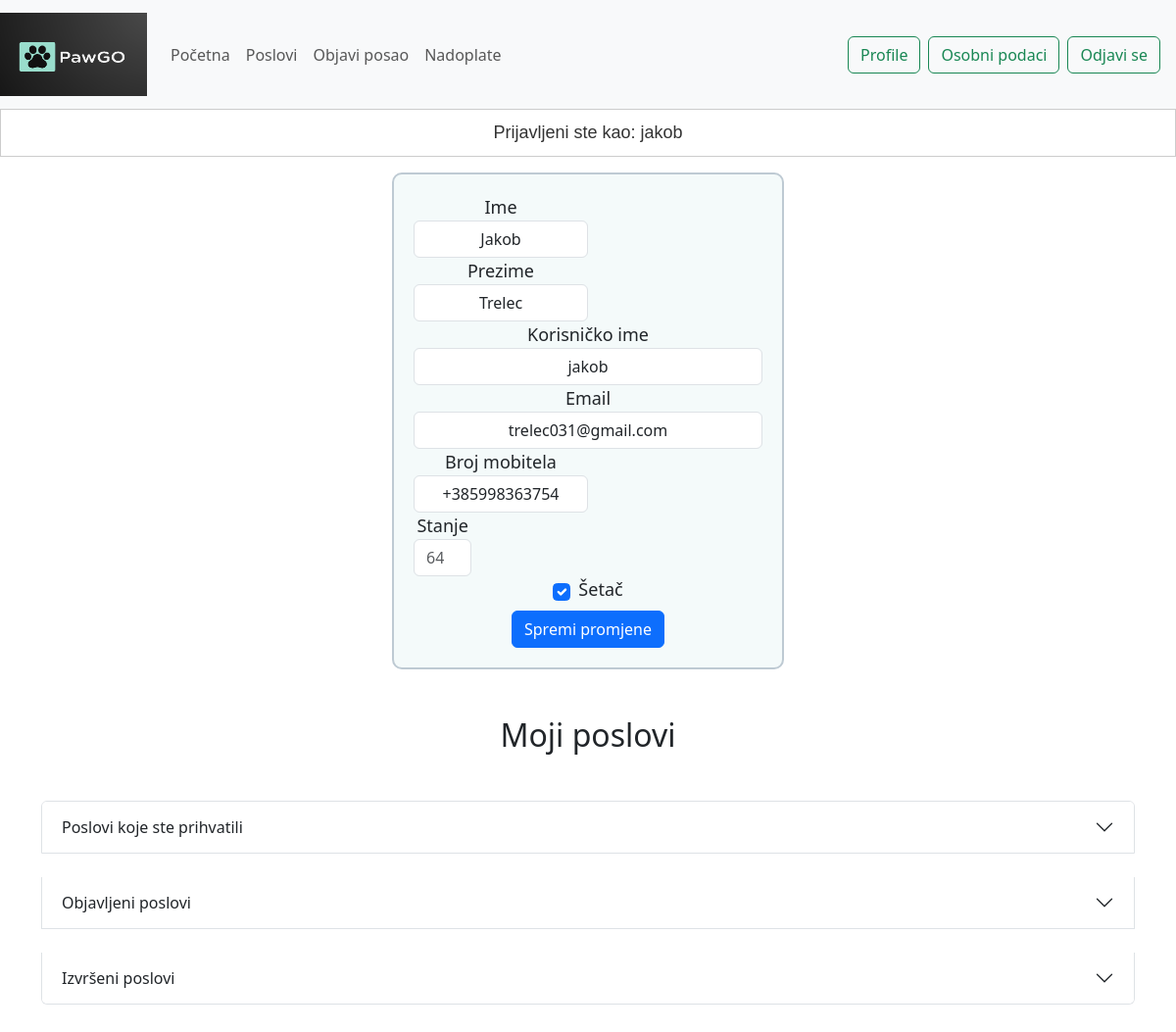
/pawgoapp/dashboard/ (signed in), run on the app's committed database.
### accounts/models.py (models this page shows, shortened)
class CustomUser(AbstractUser):
    phone_number = PhoneNumberField(null=True, blank=True, unique=True)
    is_walker=models.BooleanField(default=False)
    token_balance=MoneyField(max_digits=10, decimal_places=2, default_currency='EUR', default=0)
    used_topups=models.ManyToManyField(TopUp, blank=True)

### pawgoapp/views.py (the view, shortened to what this page needs)
# urls.py: path("dashboard/",views.user_dashboard, name="dashboard"),
@login_required
def user_dashboard(request):
    user=get_object_or_404(CustomUser, username=request.user.username)
    accepted_jobs=Job.objects.filter(accepted=True,walked_by=request.user, state='U tijeku')
    posted_jobs=Job.objects.filter(user=request.user)
    finished_accepted_jobs=Job.objects.filter(walked_by=request.user, state = 'Izvršen')
    finished_posted_jobs=Job.objects.filter(user=request.user,state='Izvršen')
    finished_jobs=list(chain(finished_posted_jobs,finished_accepted_jobs))
    context={
        'user':user,
        'accepted_jobs': accepted_jobs,
        'posted_jobs':posted_jobs,
        'finished_jobs':finished_jobs,
    }
    return render(request,'pawgoapp/user_dashboard.html',context)

### pawgoapp/templates/pawgoapp/user_dashboard.html (shortened to what this page needs)
{% extends 'pawgoapp/base.html' %}
{% block content %}
<div id="dashboard_div">
  <form method="POST" action="{% url 'dashboard' %}">
    <div class="form-row">
      <div class="form-group col-md-6">
        <label for="firstname">Ime</label>
        <input type="text" class="form-control" id="dashboard_input" name="first_name" value="{{ user.first_name }}">
      </div>
      <div class="form-group col-md-6">
        <label for="lastname">Prezime</label>
        <input type="text" class="form-control" id="dashboard_input" name="last_name" value="{{ user.last_name }}">
      </div>
    </div>
    <div class="form-group">
      <label for="username">Korisničko ime</label>
      <input type="text" class="form-control" id="dashboard_input" name="username" value="{{ user.username }}">
    </div>
    <div class="form-group">
      <label for="email">Email</label>
      <input type="email" class="form-control" id="dashboard_input" name="email" value="{{ user.email }}">
    </div>
    <div class="form-row">
      <div class="form-group col-md-6">
        <label for="phone_number">Broj mobitela</label>
        <input type="tel" class="form-control" id="dashboard_input" name="phone_number" value="{{ user.phone_number }}">
      </div>
      <div class="form-group col-md-2">
        <label for="token_balance">Stanje</label>
        <input type="number" class="form-control" id="dashboard_input" name="token_balance" placeholder="{{ user.token_balance }}" readonly>
      </div>
    </div>
    <div class="form-group d-flex justify-content-center">
      <div class="form-check mb-2 d-flex align-items-center">
        <input class="form-check-input me-2" type="checkbox" id="is_walker" name="is_walker"
              {% if user.is_walker %}checked{% endif %}>
        <label class="form-check-label mb-0" for="is_walker">Šetač</label>
      </div>
    </div>
      <button type="submit" class="btn btn-primary">Spremi promjene</button>
  </form>
</div>
<div class="container mt-5 mb-5">
  <h2 class="text-center mb-5">Moji poslovi</h2>
  <div class="accordion" id="jobsAccordion">
    <div class="accordion-item mb-4">
      <h2 class="accordion-header" id="headingAccepted">
        <button class="accordion-button collapsed" type="button" data-bs-toggle="collapse" data-bs-target="#collapseAccepted">
          Poslovi koje ste prihvatili
        </button>
      </h2>
    </div>
    <div class="accordion-item mb-4">
      <h2 class="accordion-header" id="headingPosted">
        <button class="accordion-button collapsed" type="button" data-bs-toggle="collapse" data-bs-target="#collapsePosted">
          Objavljeni poslovi
        </button>
      </h2>
    </div>
    <div class="accordion-item mb-4">
      <h2 class="accordion-header" id="headingFinished">
        <button class="accordion-button collapsed" type="button" data-bs-toggle="collapse" data-bs-target="#collapseFinished">
          Izvršeni poslovi
        </button>
      </h2>
    </div>
  </div>
</div>
{% endblock content %}

### pawgoapp/templates/pawgoapp/base.html (shortened to what this page needs)
{% load static %}
<!DOCTYPE html>
<html lang="en">
  <head>
    <link rel="stylesheet" href="{% static 'pawgoapp/css/base.css' %}">
    <link rel="stylesheet" href="{% static 'pawgoapp/css/home.css' %}">
    <link rel="stylesheet" href="{% static 'pawgoapp/css/user_dashboard.css' %}">
    <link rel="stylesheet" href="https://cdnjs.cloudflare.com/ajax/libs/font-awesome/6.0.0/css/all.min.css">
    <link href="https://cdn.jsdelivr.net/npm/bootstrap@5.3.2/dist/css/bootstrap.min.css" rel="stylesheet">
  </head>
  <body>
    <nav class="navbar navbar-expand-lg navbar-light bg-light">
      <img class="navbar-brand" src="{% static 'pawgoapp/images/logo.png' %}" style="width: 150px; height: 95px" />
      <div class="collapse navbar-collapse" id="navbarSupportedContent">
        <ul class="navbar-nav me-auto mb-2 mb-lg-0">
          <li class="nav-item">
            <a class="nav-link" href="{% url 'home' %}">Početna</a>
          </li>
          <li class="nav-item">
            <a class="nav-link" href="{% url 'jobs:jobs_list' %}">Poslovi</a>
          </li>
          <li class="nav-item">
            <a class="nav-link" href="{% url 'jobs:new_job' %}">Objavi posao</a>
          </li>
          <li class="nav-item">
            <a class="nav-link" href="{% url 'nadoplate' %}">Nadoplate</a>
          </li>
        </ul>
        <div class="d-flex me-3">
          {% if not request.user.is_authenticated %}
            <a class="btn btn-outline-success me-2" href="{% url 'login' %}">Prijavi se</a>
            <a class="btn btn-outline-success" href="{% url 'register' %}">Registriraj se</a>
          {% else %}
            <a class="btn btn-outline-success me-2" href="{% url 'profile' %}">Profile</a>
            <a class="btn btn-outline-success me-2" href="{% url 'dashboard' %}">Osobni podaci</a>
            <form method="post" action="{% url 'logout' %}">
              <button type="submit" class="btn btn-outline-success">Odjavi se</button>
            </form>
          {% endif %}
        </div>
      </div>
    </nav>
    {% if request.user.is_authenticated %}
      <p id="logged_as">Prijavljeni ste kao: {{ request.user.username }}</p>
    {% endif %}
    {% block content %}{% endblock content %}
  </body>
</html>

### pawgoapp/static/pawgoapp/css/base.css (style rules this page uses)
#logged_as { display: flex; justify-content: space-evenly; border: 1px solid #ccc; padding: 10px; color: #333; font-family: 'Trebuchet MS', sans-serif; font-size: large; }

### pawgoapp/static/pawgoapp/css/user_dashboard.css (style rules this page uses)
#dashboard_div { border: 2px solid #becad3; border-radius: 10px; padding: 20px; text-align: center; font-size: 18px; background-color: #f4fafa; margin-left: 400px; margin-right: 400px; }
#dashboard_input { text-align: center; }

### data on the page
CustomUser: user.username "jakob", first_name "Jakob", last_name "Trelec", username "jakob", email "trelec031@gmail.com", phone_number "+385998363754", token_balance "645.00", is_walker "☑"
